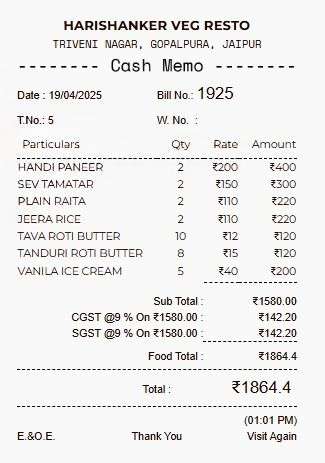
#> input picture RESTO BILL.jpeg, 325 x 463 px
$ python -i image_processor.py   (imports and definitions only)
#> lines starting #> are read from the running program, lines starting #| are printed output that depends on the picture
#> further down, picture is the input picture: PIL image 325x463 RGB; mean R, G, B 237.5, 236.8, 236.3
"""
Image preprocessing and OCR text extraction pipeline.
"""
import os
import shutil
from pathlib import Path
from typing import Tuple, Optional
from io import BytesIO
from PIL import Image, ImageEnhance, ImageFilter
import pytesseract

# [22 lines left out: function get_tesseract_cmd, not called in this run]

def is_tesseract_available() -> bool:
    """Check if Tesseract binary is accessible."""
    return get_tesseract_cmd() is not None

def preprocess_image(image: Image.Image) -> Image.Image:
    """
    Preprocess image for optimal OCR extraction:
    1. Convert to Grayscale
    2. Upscale small images
    3. Enhance contrast
    4. Apply slight sharpening
    """
    # Convert RGBA/Palette to RGB then Grayscale
    if image.mode != "L":
        image = image.convert("RGB").convert("L")

    # Resize if too small (OCR works best when text height is 30-50 pixels)
    width, height = image.size
#> width = 325; height = 463
    if width < 1200 or height < 1200:
        scale = max(1200 / width, 1200 / height)
#> scale = 3.69
        new_size = (int(width * scale), int(height * scale))
#> new_size = (1200, 1709)
        image = image.resize(new_size, Image.Resampling.LANCZOS)
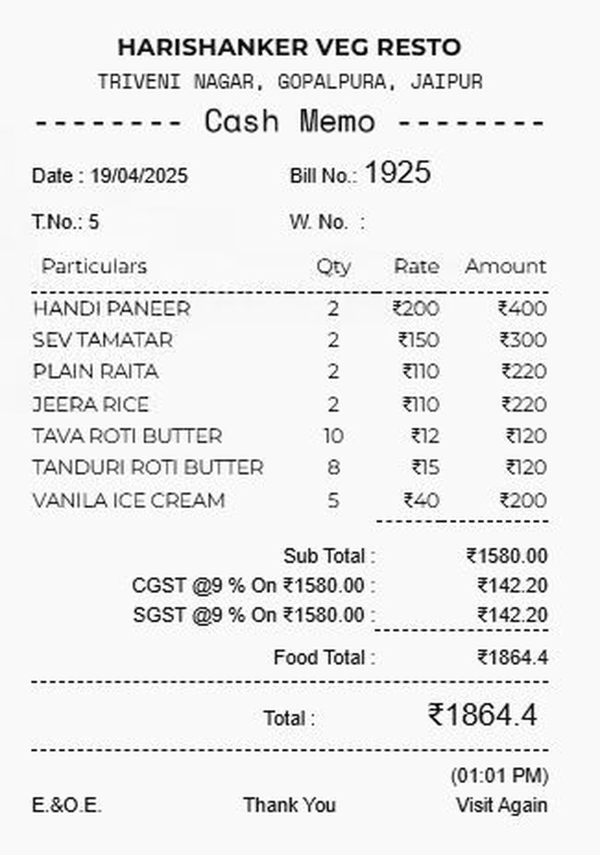
#> image: PIL image 1200x1709 L (shown at 1/2 size); min 0, max 255, mean 236.4

    # Enhance contrast
    enhancer = ImageEnhance.Contrast(image)
    image = enhancer.enhance(1.8)
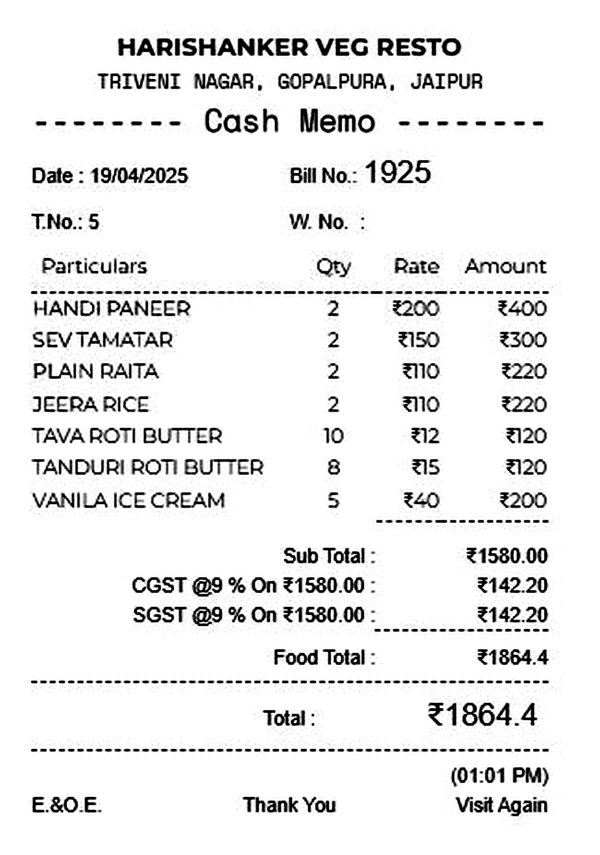
#> image: PIL image 1200x1709 L (shown at 1/2 size); min 0, max 255, mean 235.6

    # Sharpen slightly
    image = image.filter(ImageFilter.SHARPEN)

    return image

# [43 lines left out: function extract_text_from_image, not called in this run]

>>> from PIL import Image
>>> picture = Image.open('../../RESTO BILL.jpeg')
>>> result = preprocess_image(picture)
